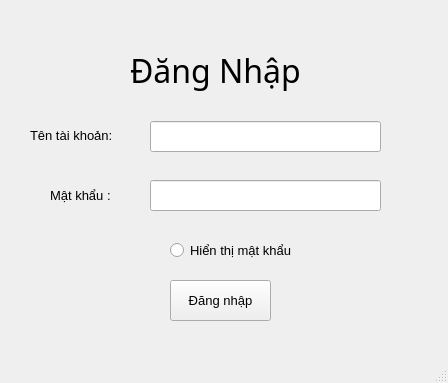
<?xml version="1.0" encoding="UTF-8"?>
<ui version="4.0">
 <class>MainWindow</class>
 <widget class="QMainWindow" name="MainWindow">
  <property name="geometry">
   <rect>
    <x>0</x>
    <y>0</y>
    <width>448</width>
    <height>383</height>
   </rect>
  </property>
  <property name="font">
   <font>
    <pointsize>10</pointsize>
   </font>
  </property>
  <property name="windowTitle">
   <string>Đăng Nhập</string>
  </property>
  <widget class="QWidget" name="centralwidget">
   <widget class="QLabel" name="label">
    <property name="geometry">
     <rect>
      <x>130</x>
      <y>40</y>
      <width>221</width>
      <height>61</height>
     </rect>
    </property>
    <property name="font">
     <font>
      <family>Lucida Sans Unicode</family>
      <pointsize>24</pointsize>
     </font>
    </property>
    <property name="text">
     <string>Đăng Nhập</string>
    </property>
   </widget>
   <widget class="QLabel" name="label_2">
    <property name="geometry">
     <rect>
      <x>30</x>
      <y>120</y>
      <width>111</width>
      <height>31</height>
     </rect>
    </property>
    <property name="font">
     <font>
      <pointsize>10</pointsize>
     </font>
    </property>
    <property name="text">
     <string>Tên tài khoản:</string>
    </property>
   </widget>
   <widget class="QLabel" name="label_3">
    <property name="geometry">
     <rect>
      <x>50</x>
      <y>180</y>
      <width>81</width>
      <height>31</height>
     </rect>
    </property>
    <property name="font">
     <font>
      <pointsize>10</pointsize>
     </font>
    </property>
    <property name="text">
     <string>Mật khẩu :</string>
    </property>
   </widget>
   <widget class="QPushButton" name="btndangnhap">
    <property name="geometry">
     <rect>
      <x>170</x>
      <y>280</y>
      <width>101</width>
      <height>41</height>
     </rect>
    </property>
    <property name="text">
     <string>Đăng nhập</string>
    </property>
   </widget>
   <widget class="QRadioButton" name="showPasswordRadioButton">
    <property name="geometry">
     <rect>
      <x>170</x>
      <y>240</y>
      <width>171</width>
      <height>20</height>
     </rect>
    </property>
    <property name="text">
     <string>Hiển thị mật khẩu</string>
    </property>
   </widget>
   <widget class="QLineEdit" name="txttentk">
    <property name="geometry">
     <rect>
      <x>150</x>
      <y>121</y>
      <width>231</width>
      <height>31</height>
     </rect>
    </property>
   </widget>
   <widget class="QLineEdit" name="txtmk">
    <property name="geometry">
     <rect>
      <x>150</x>
      <y>180</y>
      <width>231</width>
      <height>31</height>
     </rect>
    </property>
   </widget>
  </widget>
  <widget class="QMenuBar" name="menubar">
   <property name="geometry">
    <rect>
     <x>0</x>
     <y>0</y>
     <width>448</width>
     <height>26</height>
    </rect>
   </property>
  </widget>
  <widget class="QStatusBar" name="statusbar"/>
 </widget>
 <resources/>
 <connections/>
</ui>
